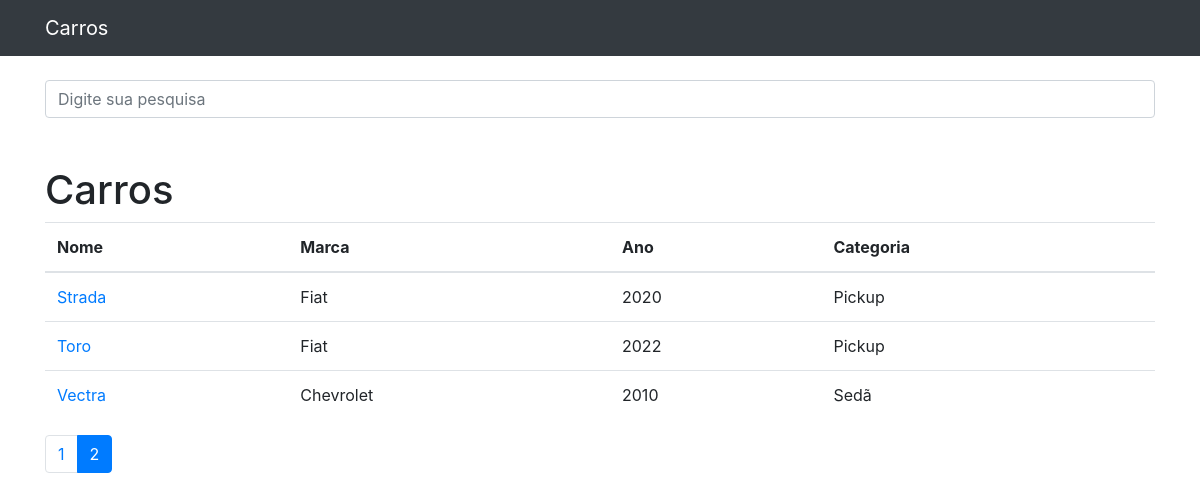
Page /?p=2 on the committed database.
### carro/models.py (models this page shows, shortened)
class Carro(models.Model):
    nome = models.CharField(max_length=255)
    marca = models.CharField(max_length=255)
    ano = models.CharField(max_length=4)
    categoria = models.ForeignKey(Categoria, on_delete=models.DO_NOTHING)

class Categoria(models.Model):
    categoria = models.CharField(max_length=50)
    def __str__(self):
        return self.categoria

### carro/views.py (the view)
# urls.py: path('', views.index, name='index'),
def index(request):
    carros = Carro.objects.order_by('nome')
    paginator = Paginator(carros, 4) # Ele recebe o dicionario carros e faz uma paginação de 4 em 4 itens
    page = request.GET.get('p')
    carros = paginator.get_page(page)
    return render(request, 'carro/index.html', {
        'carros': carros
    })

### carro/templates/carro/index.html
{% extends 'carro/base.html' %}
{% block 'conteudo' %}
<h1 class="mt-5">Carros</h1>
        <table class="table">
          <thead>
            <tr>
              <th>Nome</th>
              <th>Marca</th>
              <th>Ano</th>
              <th>Categoria</th>
            </tr>
          </thead>
          <tbody>
            {% for carro in carros %}
              <tr>
                <td>
                  <a href="{% url 'detalhes' carro.id %}">{{carro.nome}}</a>
                </td>
                <td>{{carro.marca}}</td>
                <td>{{carro.ano}}</td>
                <td>{{carro.categoria}}</td>
            </tr>
            {% endfor %}
          </tbody>
        </table>
        <nav aria-label="Page navigation example">
          <ul class="pagination">
            {% for pagina in carros.paginator.page_range %}
            {% if carros.number == pagina %}
            <li class="page-item active">
            <a class="page-link" href="?p={{ pagina }}">{{pagina}}</a>
            </li>
            {% else %}
            <li class="page-item">
            <a class="page-link" href="?p={{ pagina }}">{{pagina}}</a>
            </li>
            {% endif %}
            {% endfor %}
          </ul>
        </nav>
{%endblock%}

### rows in the picture
Carro: nome "Strada", marca "Fiat", ano "2020", categoria "Pickup"
Carro: nome "Toro", marca "Fiat", ano "2022", categoria "Pickup"
Carro: nome "Vectra", marca "Chevrolet", ano "2010", categoria "Sedã"

### other values in the picture
{{ pagina }} "1"
{{ pagina }} "2"
